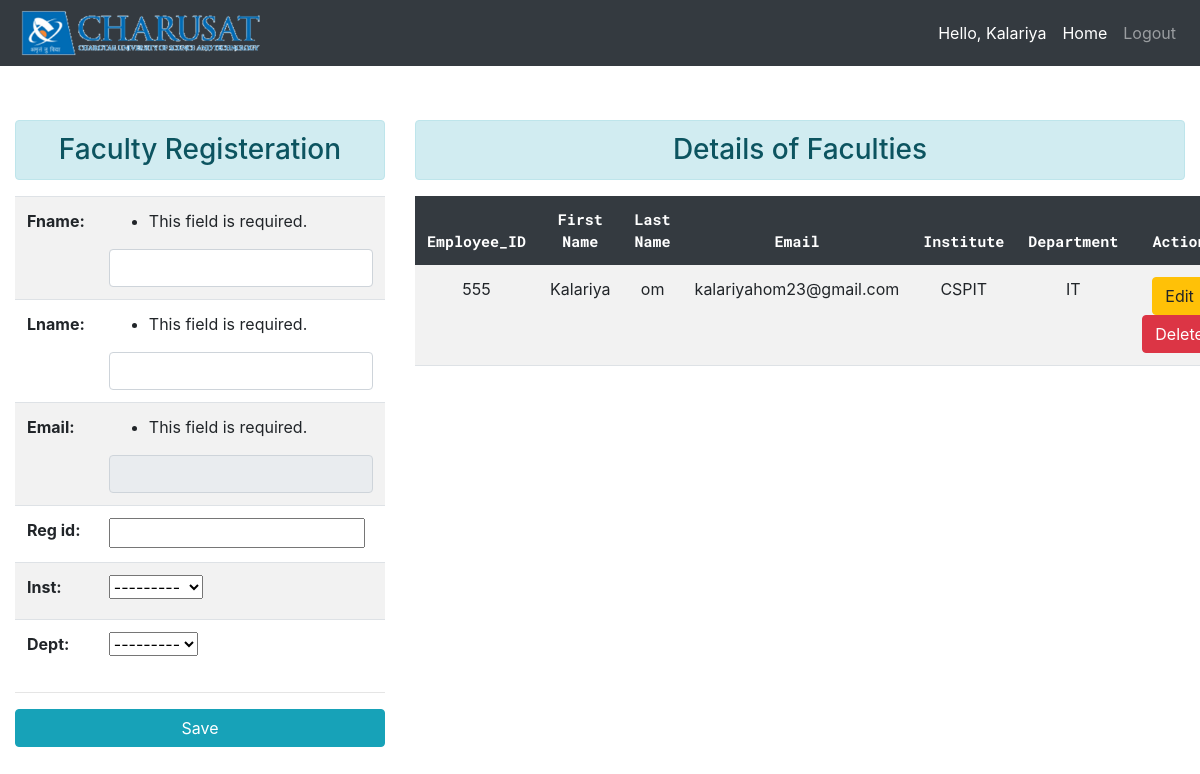
Page /113/ (signed in) on the committed database.
### attendance_system/models.py (models this page shows, shortened)
class Person(models.Model):
    fname=models.CharField(max_length=20,null=True)
    lname=models.CharField(max_length=20,null=True)
    email=models.EmailField(max_length=50,null=True)
    password=models.CharField(max_length=100,blank=True,null=True)
    reg_id=models.IntegerField(blank=True,null=True)
    inst = models.ForeignKey(Country, on_delete=models.SET_NULL,blank=True, null=True)
    dept = models.ForeignKey(City, on_delete=models.SET_NULL,blank=True, null=True)
    is_pass_change=models.BooleanField(blank=True,null=True,default=True)

class Country(models.Model):
    name = models.CharField(max_length=30)
    def __str__(self):
        return self.name

class City(models.Model):
    inst = models.ForeignKey(Country, on_delete=models.CASCADE)
    name = models.CharField(max_length=30)
    def __str__(self):
        return self.name

### attendance_system/views.py (the view, shortened to what this page needs)
# urls.py: path('<int:id>/',views.faculty_update,name='faculty_update'),
def faculty_update(request,id):
    msg=None
    username=request.session['fetch_username']
    print("Faculty updation is ongoing...")
    pi=Person.objects.get(pk=id)
    pi.is_pass_change=False
    details=Person.objects.all()
    fm=FacultyEdit(request.POST,instance=pi)
    return render(request,'admin_login.html',{'form':fm,'msg':msg,'details':details,'username':username})

### attendance_system/forms.py
class FacultyEdit(forms.ModelForm):
    class Meta:
        model=Person
        fields='__all__'
        widgets= {
            'fname':forms.TextInput(attrs={'class':'form-control'}),
            'lname':forms.TextInput(attrs={'class':'form-control'}),
            'email':forms.EmailInput(attrs={'class':'form-control'}),
            'password':forms.PasswordInput(attrs={'class':'form-control'}),
        }
    def __init__(self, *args, **kwargs):
        super().__init__(*args, **kwargs)
        self.fields['password'].widget=forms.HiddenInput()
        self.fields['is_pass_change'].widget=forms.HiddenInput()
        self.fields['reg_id'].widget.attrs['readonly']=True
        self.fields['email'].widget.attrs['readonly']=True

### attendance_system/templates/admin_login.html (shortened to what this page needs)
{% load static %}
<!DOCTYPE html>
<html>
<head>
	<link rel="stylesheet" href="https://stackpath.bootstrapcdn.com/bootstrap/4.3.1/css/bootstrap.min.css">
</head>
<body>
	<nav class="navbar navbar-expand-lg navbar-dark fixed-top bg-dark">
		<img src="{% static 'images/logo.png' %}" height="50px" width="250px">
		 <div class="collapse navbar-collapse" id="navbarNav">
		   <ul class="navbar-nav ml-auto">
			 <li class="nav-item active">
        <span class="nav-link">Hello, {{request.session.fetch_username}}</span>
			 </li>
			 <li class="nav-item active">
			   <a href="{% url 'admin_home' %}" class="nav-link">Home</a>
			 </li>
			 <li class="nav-item">
			   <a class="nav-link" href="{% url 'logout' %}">Logout</a>
			 </li>
		   </ul>
		 </div>
	   </nav>
	<div class="container-fluid">
        <div class="row">
            <div class="col-md-4">
                <h3 class="text-center alert alert-info">Faculty Registeration </h3>
                {% if id is 0 %}
                <form method="post" id="personForm" action="{% url 'faculty_add' 0 %}" data-cities-url="{% url 'ajax_load_cities' %}" novalidate>
                  <input type="hidden" value="0" name="faculty_page">
                  <input type="hidden" name="fetch_username" value="{{username}}">
                {% else %}
                <form method="post" id="personForm" action="{% url 'faculty_add' id %}" data-cities-url="{% url 'ajax_load_cities' %}" novalidate>
                {% endif %}
                    <table class="table table-striped">
                        {{ form }}
                    </table>
                    <hr/>
                        <input type="submit" class="btn btn-info col-md-12" value="Save">
                  </form>
            </div>
            <div class="col-md-8">
                <h3 class="text-center alert alert-info">Details of Faculties</h3>
                {% if details %}
                <table class="td table table-borderless table-striped table-hover table border-bottom">
                    <thead class="table-dark">
                      <tr>
                        <th>Employee_ID</th>
                        <th>First Name</th>
                        <th>Last Name</th>
                        <th>Email</th>
                        <th>Institute</th>
                        <th>Department</th>
                        <th>Action</th>
                      </tr>
                    </thead>
                    <tbody>
                      {% for person in details reversed %}
                        <tr>
                          <td>{{ person.reg_id }}</td>
                          <td>{{ person.fname }}</td>
                          <td>{{ person.lname }}</td>
                          <td>{{ person.email }}</td>
                          <td>{{ person.inst.name }}</td>
                          <td>{{ person.dept.name }}</td>
                          <td>
                            <form action="{% url 'faculty_edit' person.id %}" method="POST" class="d-inline">
                            <input type="submit" class="btn btn-warning" value="Edit">
                          </form>
                              <form action="{% url 'faculty_delete' person.id %}" method="POST" class="d-inline">
                              <input type="submit" class="btn btn-danger" value="Delete">
                            </form>
                          </td>
                        </tr>
                      {% endfor %}
                    </tbody>
                  </table>
                  {% endif %}
            </div>
        </div>
    </div>
</body>
</html>

### attendance_system/templates/admin_login.html (style rules this page uses)
.col-md-4, .col-md-8 { margin-top: 10%; }
.td { text-align: center; }
thead { text-align:center; font-size: 15px; font-family: 'Roboto Mono', monospace; }

### rows in the picture
Person: session.fetch_username "Kalariya", inst "---------", dept "---------", reg_id "555", fname "Kalariya", lname "om", email "kalariyahom23@gmail.com", inst.name "CSPIT", dept.name "IT"
